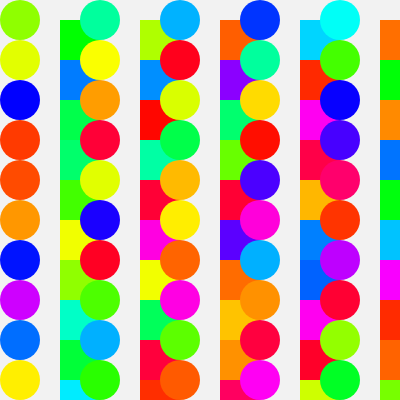
Frame 1 (no input)
Frame 60 (no input): identical to frame 1, image omitted
Frame 120 (the mouse pressed at the canvas centre since frame 60): identical to frame 1, image omitted

The p5.js sketch that drew this single still picture (run headless with seeded random() and noise() and a simulated clock; from frame 60 on, the mouse is pressed at the canvas centre):

// p5.js sketch
// ── sketch.js
// Session 4 — Array Visualization (Basic & Adv)
// Goal: Store multiple related values in arrays & draw them with a loop.
/*
 * I'm try to recreate my project from Assignment #3
 * (https://editor.p5js.org/jrandymac/sketches/E6Z7kIjHn)
 * but using arrays.
 * It's still WIP
 */

/*
 * Global Variables
 */
// Create array variables for list of colors, sizes, x and y positions
let xPos = [];
let yPos = [];
let shapeWidth = [];
let shapeHeight = [];

let shapeColor = [];
// let shapeSize = [];
let shapeType = [];
let validShapesTypes = ["ellipse","rectangle"];
// // Create variables rColor, gColor, bColor for color components
// let rColor = "red";
// let gColor = "blue";
// let bColor = "green";
// // Create and initialize variables for color complements
// let compRed;
// let compGreen;
// let compBlue;
// Variables for the canvas
let canvasWidth = 400;
let canvasHeight = 400;
// let bgColor;
// Variables for dividing the canvas into a grid of rows and cols
let canvasRows = 10;
let canvasCols = 10;
// let canvasGrid = []
let seed = 10;

/*
 * User-defined functions
 */
function preload() {}

/*
 * Built-in functions
 */

function setup() {
  // Create canvas of size 400x400
  // canvasWidth = 400;
  // canvasHeight = 400;
  createCanvas(canvasWidth, canvasHeight);
  colorMode(HSB);
  noStroke();
  background(0, 0, 95);
  randomSeed(seed); // same pattern every draw

  // create the x & y offsets for centering the shapes using col & row indexes
  // xOS will be 1/2 the length of the canvas grid element
  let xOS = canvasWidth / canvasCols / 2;
  // yOS will be 1/2 the height of the canvas grid element
  let yOS = canvasHeight / canvasRows / 2;

  /*
   * Precompute the shape positions
   */
  // set the initial width & height of a shape to be the same as the grid element
  let gridElementWidth = canvasWidth / canvasCols;
  let gridElementHeight = canvasHeight / canvasRows;
  // Loop over number of canvasCols to set shapeWidth
  for (let col = 0; col < canvasCols; col++) {
    shapeWidth[col] = gridElementWidth;
    xPos[col] = col * shapeWidth[col] + xOS;
  }
  // Loop over number of canvasRows to set shapeHeight
  for (let row = 0; row < canvasRows; row++) {
    shapeHeight[row] = gridElementHeight;
    yPos[row] = row * shapeHeight[row] + yOS;
  }

  /* 
   * Fill the grid with alternating ellipses and rectangles along the rows -> alternating columns of ellipses and rectangle nested loops = repetition across rows and columns
   */
  
  for (let col = 0; col < canvasCols; col++) {
    // first create empty column arrays for shape data
    shapeColor[col] = [];
    shapeType[col] = [];
    // next fill the grid with data for each shape
    for (let row = 0; row < canvasRows; row++) {
      shapeColor[col][row] = random(0, 360); // choose a random hue
      // alternate shapes using even/odd logic
      if (col % 2 == 0) {
        shapeType[col][row] = "ellipse";
      } else {
        shapeType[col][row] = "rectangle";
      }
    }
  }
  //   // fill array with colors
  //   arrCol[0] = rColor;
  //   arrCol[1] = gColor;
  //   arrCol[2] = bColor;

  //   // fill array with random sizes
  //   for (let j = 0; j < arrCol.length; j++) {
  //     arrSize[j] = random(40, 120);
  //   }
  // }
}
function draw() {
  background(0, 0, 95);

  // visualize arrays
  for (let col = 0; col < canvasCols; col++) {
    for (let row = 0; row < canvasRows; row++) {
      fill(shapeColor[col][row],100,100);
      // shapes[col][row];
      if (shapeType[col][row] === "ellipse") {
        ellipse(xPos[col], yPos[row], shapeWidth[col], shapeHeight[row]);
      } else {
        rect(xPos[col], yPos[row], shapeWidth[col], shapeHeight[row]);
      }
    }
  }
}
